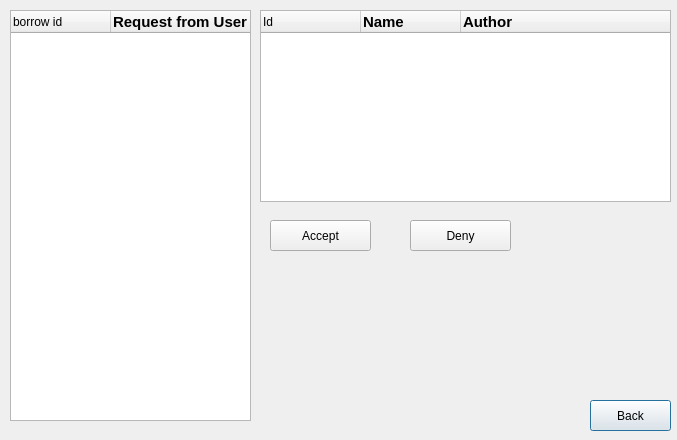
<?xml version="1.0" encoding="UTF-8"?>
<ui version="4.0">
 <class>request</class>
 <widget class="QDialog" name="request">
  <property name="geometry">
   <rect>
    <x>0</x>
    <y>0</y>
    <width>677</width>
    <height>440</height>
   </rect>
  </property>
  <property name="windowTitle">
   <string>Dialog</string>
  </property>
  <widget class="QTreeWidget" name="tree">
   <property name="geometry">
    <rect>
     <x>260</x>
     <y>10</y>
     <width>411</width>
     <height>192</height>
    </rect>
   </property>
   <column>
    <property name="text">
     <string>Id</string>
    </property>
   </column>
   <column>
    <property name="text">
     <string>Name</string>
    </property>
    <property name="font">
     <font>
      <pointsize>11</pointsize>
      <weight>75</weight>
      <bold>true</bold>
     </font>
    </property>
   </column>
   <column>
    <property name="text">
     <string>Author</string>
    </property>
    <property name="font">
     <font>
      <pointsize>11</pointsize>
      <weight>75</weight>
      <bold>true</bold>
     </font>
    </property>
   </column>
  </widget>
  <widget class="QTreeWidget" name="list">
   <property name="geometry">
    <rect>
     <x>10</x>
     <y>10</y>
     <width>241</width>
     <height>411</height>
    </rect>
   </property>
   <column>
    <property name="text">
     <string>borrow id</string>
    </property>
   </column>
   <column>
    <property name="text">
     <string>Request from User</string>
    </property>
    <property name="font">
     <font>
      <pointsize>11</pointsize>
      <weight>75</weight>
      <bold>true</bold>
     </font>
    </property>
   </column>
  </widget>
  <widget class="QPushButton" name="back">
   <property name="geometry">
    <rect>
     <x>590</x>
     <y>400</y>
     <width>81</width>
     <height>31</height>
    </rect>
   </property>
   <property name="text">
    <string>Back</string>
   </property>
   <property name="icon">
    <iconset>
     <normaloff>image/48/sign-right.png</normaloff>image/48/sign-right.png</iconset>
   </property>
   <property name="iconSize">
    <size>
     <width>20</width>
     <height>20</height>
    </size>
   </property>
  </widget>
  <widget class="QPushButton" name="accept">
   <property name="geometry">
    <rect>
     <x>270</x>
     <y>220</y>
     <width>101</width>
     <height>31</height>
    </rect>
   </property>
   <property name="text">
    <string>Accept</string>
   </property>
   <property name="icon">
    <iconset>
     <normaloff>image/48/sign-check.png</normaloff>image/48/sign-check.png</iconset>
   </property>
   <property name="iconSize">
    <size>
     <width>20</width>
     <height>20</height>
    </size>
   </property>
  </widget>
  <widget class="QPushButton" name="deny">
   <property name="geometry">
    <rect>
     <x>410</x>
     <y>220</y>
     <width>101</width>
     <height>31</height>
    </rect>
   </property>
   <property name="text">
    <string>Deny</string>
   </property>
   <property name="icon">
    <iconset>
     <normaloff>image/48/sign-error.png</normaloff>image/48/sign-error.png</iconset>
   </property>
   <property name="iconSize">
    <size>
     <width>20</width>
     <height>20</height>
    </size>
   </property>
  </widget>
 </widget>
 <resources/>
 <connections/>
</ui>
